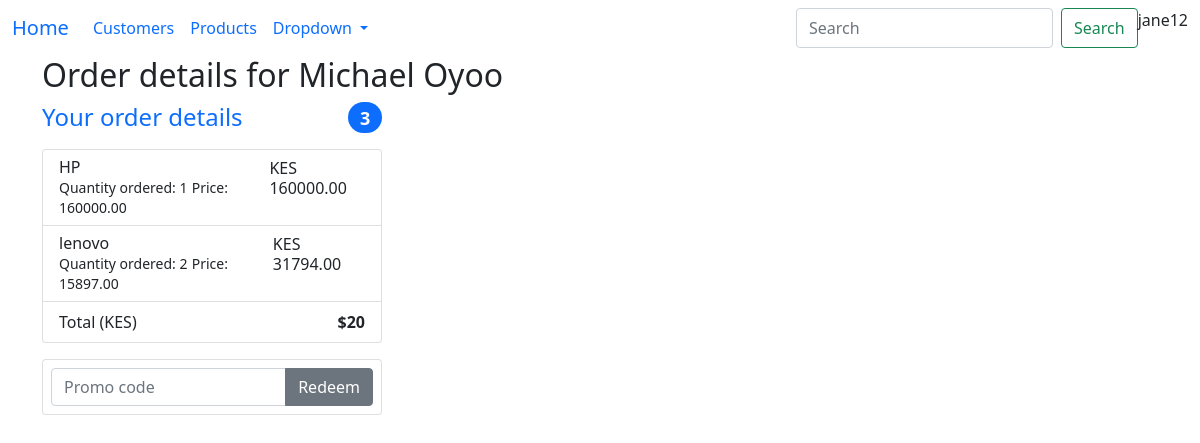
Screenshot of /order_details/3 (signed in) with the database file from the repository.
### sales/models.py (models this page shows, shortened)
class Order(models.Model):
    customer = models.ForeignKey(Customer, on_delete=models.CASCADE)
    order_date = models.DateField()
    paid = models.BooleanField(default=False)
    delivered = models.BooleanField(default=False)

class Customer(models.Model):
    first_name = models.CharField(max_length=20)
    last_name = models.CharField(max_length=20)
    email = models.EmailField()
    phone = models.CharField(max_length=12)
    user = models.ForeignKey(User, on_delete=models.CASCADE)
    password = models.CharField(max_length=20)
    def __str__(self):
        return f'{self.first_name}'

class OrderDetail(models.Model):
    order = models.ForeignKey(Order, on_delete=models.CASCADE)
    product = models.ForeignKey(Product, on_delete=models.CASCADE)
    quantity = models.IntegerField()
    amount = models.DecimalField(decimal_places=2, max_digits=9)

class Product(models.Model):
    name = models.CharField(max_length=100)
    price = models.DecimalField(decimal_places=2, max_digits=9)
    in_stock = models.IntegerField()

### sales/views.py (the view)
# urls.py: path('order_details/<int:order_id>', order_details, name='order_details'),
@login_required
def order_details(request, order_id):
    selected_order = Order.objects.get(id=order_id)
    order_details = OrderDetail.objects.filter(order=selected_order)
    for detail in order_details:
        detail.amount = detail.quantity * detail.product.price
    context = {
        'order': selected_order,
        'order_details': order_details
    }
    return render(request, 'order_details.html', context)

### sales/templates/order_details.html
{% extends 'base.html' %} {% block main %}
<h2>Order details for {{order.customer}}</h2>
<div class="row g-5">
    <div class="col-md-5 col-lg-4 order-md-last">
        <h4 class="d-flex justify-content-between align-items-center mb-3">
            <span class="text-primary">Your order details</span>
            <span class="badge bg-primary rounded-pill">3</span>
        </h4>
        <ul class="list-group mb-3">
            {% for detail in order_details %}
            <li class="list-group-item d-flex justify-content-between lh-sm">
                <div>
                    <h6 class="my-0">{{detail.product.name}}</h6>
                    <small class="text-body-secondary"
                        >Quantity ordered: {{detail.quantity}}</small
                    >
                    <small class="text-body-secondary"
                        >Price: {{detail.product.price}}</small
                    >
                </div>
                <span class="text-body-secondary">KES {{detail.amount}}</span>
            </li>
            {% endfor %}
            <li class="list-group-item d-flex justify-content-between">
                <span>Total (KES)</span>
                <strong>$20</strong>
            </li>
        </ul>
        <form class="card p-2">
            <div class="input-group">
                <input
                    type="text"
                    class="form-control"
                    placeholder="Promo code"
                />
                <button type="submit" class="btn btn-secondary">Redeem</button>
            </div>
        </form>
    </div>
</div>
{% endblock %}

### sales/templates/base.html (shortened to what this page needs)
<!DOCTYPE html>
<html lang="en">
<head>
    <link href="https://cdn.jsdelivr.net/npm/bootstrap@5.0.2/dist/css/bootstrap.min.css" rel="stylesheet">
</head>
<body>
<nav class="navbar navbar-expand-lg bg-body-tertiary">
  <div class="container-fluid">
    <a class="navbar-brand" href="/">Home</a>
    <div class="collapse navbar-collapse" id="navbarSupportedContent">
      <ul class="navbar-nav me-auto mb-2 mb-lg-0">
        <li class="nav-item">
          <a class="nav-link active" aria-current="page" href="/customers">Customers</a>
        </li>
        <li class="nav-item">
          <a class="nav-link" href="/products">Products</a>
        </li>
        <li class="nav-item dropdown">
          <a class="nav-link dropdown-toggle" href="#" role="button" data-bs-toggle="dropdown" aria-expanded="false">
            Dropdown
          </a>
        </li>
        <li class="nav-item">
          <a class="nav-link disabled" aria-disabled="true"></a>
        </li>
      </ul>
      <form class="d-flex" role="search">
        <input class="form-control me-2" type="search" placeholder="Search" aria-label="Search">
        <button class="btn btn-outline-success" type="submit">Search</button>
        <div class="d-flex" m1>{% if user.is_authenticated%}
        <p> {{user.first_name}} </p>
        {% else %}
        <a href="login_page" class=" btn btn-success">Login</a>
        {% endif %}
        </div>
      </form>
    </div>
  </div>
</nav>
<div class="container">
  {% block main %} {% endblock %}
</div>
</body>
</html>

### rows the page displays
Order: customer "Michael Oyoo"
OrderDetail: product.name "HP", quantity "1", product.price "160000.00", amount "160000.00"
OrderDetail: product.name "lenovo", quantity "2", product.price "15897.00", amount "31794.00"

### other values shown
{{ user.first_name }} "jane12"
